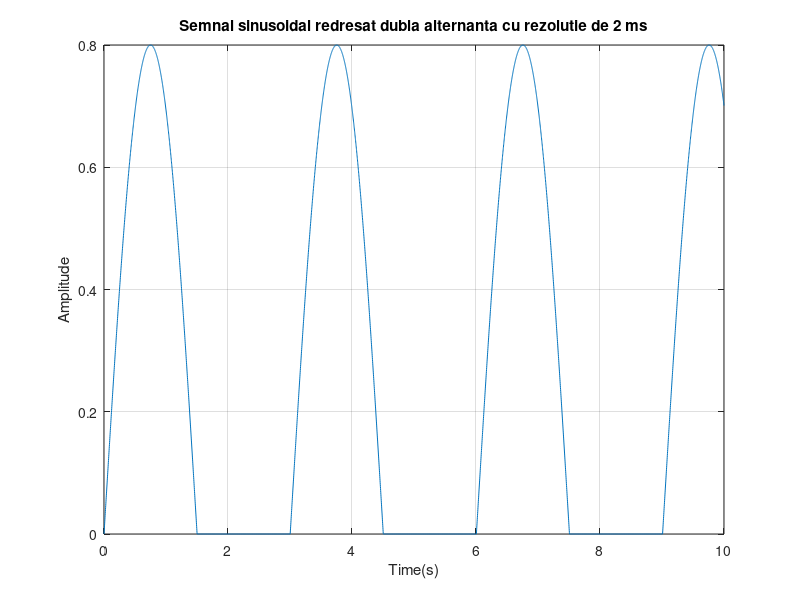
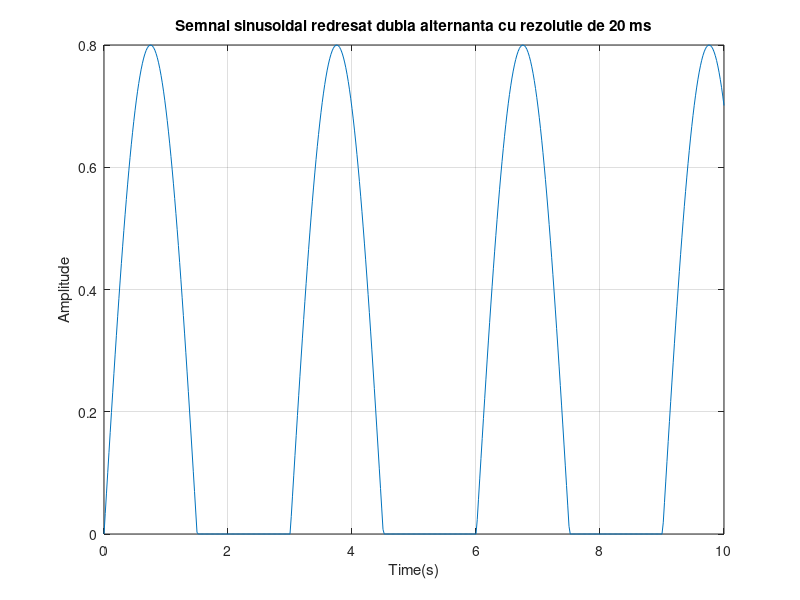
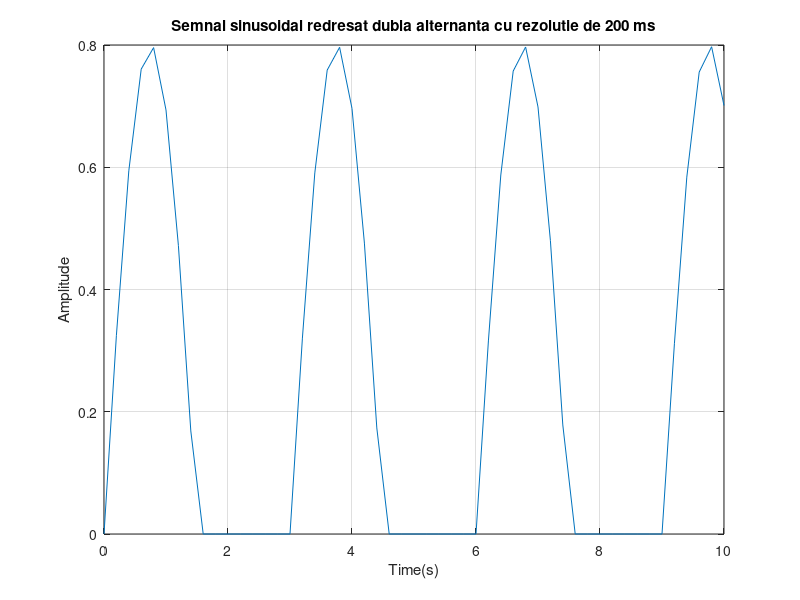

These charts were generated, in order, by the following MATLAB code:
%Semnal sinusoidal redresat dubla alternanta cu rezolutie temporara 2 ms
t1=0:0.002:10;
r1=0.8*sin(2*pi*0.333*t1);
for i=1:1:length(r1);
if r1(i)<0;
r1(i)=0;
end
end
figure(1)
plot(t1,r1),grid
title('Semnal sinusoidal redresat dubla alternanta cu rezolutie de 2 ms')
xlabel('Time(s)')
ylabel('Amplitude')

%Semnal sinusoidal redresat dubla alternanta cu rezolutie temporara 20 ms
t2=0:0.02:10;
r2=0.8*sin(2*pi*0.333*t2);
for i=1:1:length(r2);
if r2(i)<0;
r2(i)=0;
end
end
figure(2)
plot(t2,r2),grid
title('Semnal sinusoidal redresat dubla alternanta cu rezolutie de 20 ms')
xlabel('Time(s)')
ylabel('Amplitude')

%Semnal sinusoidal redresat dubla alternanta cu rezolutie temporara 200 ms
t3=0:0.2:10;
r3=0.8*sin(2*pi*0.333*t3);
for i=1:1:length(r3);      
if r3(i)<0;
r3(i)=0;
end
end
figure(3)
plot(t3,r3),grid
title('Semnal sinusoidal redresat dubla alternanta cu rezolutie de 200 ms')
xlabel('Time(s)')
ylabel('Amplitude')
